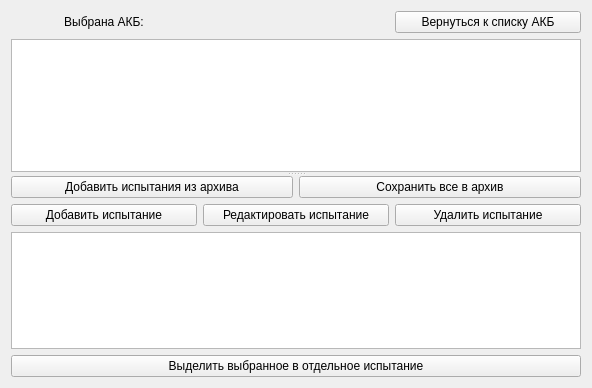
<?xml version="1.0" encoding="UTF-8"?>
<ui version="4.0">
 <class>TestsPage</class>
 <widget class="QWidget" name="TestsPage">
  <property name="geometry">
   <rect>
    <x>0</x>
    <y>0</y>
    <width>592</width>
    <height>388</height>
   </rect>
  </property>
  <property name="windowTitle">
   <string>Form</string>
  </property>
  <layout class="QHBoxLayout" name="horizontalLayout_5">
   <item>
    <widget class="QSplitter" name="splitter">
     <property name="orientation">
      <enum>Qt::Orientation::Vertical</enum>
     </property>
     <property name="childrenCollapsible">
      <bool>false</bool>
     </property>
     <widget class="QWidget" name="layoutWidget">
      <layout class="QVBoxLayout" name="verticalLayout">
       <item>
        <layout class="QHBoxLayout" name="horizontalLayout_4" stretch="0,0,0">
         <item>
          <widget class="QLabel" name="label_3">
           <property name="text">
            <string>Выбрана АКБ:</string>
           </property>
           <property name="alignment">
            <set>Qt::AlignmentFlag::AlignCenter</set>
           </property>
          </widget>
         </item>
         <item>
          <widget class="QLabel" name="batteryLabel">
           <property name="text">
            <string/>
           </property>
          </widget>
         </item>
         <item>
          <widget class="QPushButton" name="battariesPage_button">
           <property name="text">
            <string>Вернуться к списку АКБ</string>
           </property>
          </widget>
         </item>
        </layout>
       </item>
       <item>
        <widget class="QTableView" name="tableView"/>
       </item>
      </layout>
     </widget>
     <widget class="QWidget" name="layoutWidget">
      <layout class="QVBoxLayout" name="verticalLayout_2">
       <item>
        <layout class="QHBoxLayout" name="horizontalLayout">
         <item>
          <widget class="QPushButton" name="addArchive_button">
           <property name="text">
            <string>Добавить испытания из архива</string>
           </property>
          </widget>
         </item>
         <item>
          <widget class="QPushButton" name="saveArchive_button">
           <property name="text">
            <string>Сохранить все в архив</string>
           </property>
          </widget>
         </item>
        </layout>
       </item>
       <item>
        <layout class="QHBoxLayout" name="horizontalLayout_3">
         <item>
          <widget class="QPushButton" name="addTest_button">
           <property name="text">
            <string>Добавить испытание</string>
           </property>
          </widget>
         </item>
         <item>
          <widget class="QPushButton" name="editTest_button">
           <property name="text">
            <string>Редактировать испытание</string>
           </property>
          </widget>
         </item>
         <item>
          <widget class="QPushButton" name="delTest_button">
           <property name="text">
            <string>Удалить испытание</string>
           </property>
          </widget>
         </item>
        </layout>
       </item>
       <item>
        <widget class="PlotView" name="graphicsView"/>
       </item>
       <item>
        <layout class="QHBoxLayout" name="horizontalLayout_2">
         <item>
          <widget class="QPushButton" name="separateTest_button">
           <property name="text">
            <string>Выделить выбранное в отдельное испытание</string>
           </property>
          </widget>
         </item>
        </layout>
       </item>
      </layout>
     </widget>
    </widget>
   </item>
  </layout>
 </widget>
 <customwidgets>
  <customwidget>
   <class>PlotView</class>
   <extends>QGraphicsView</extends>
   <header>plotItems</header>
  </customwidget>
 </customwidgets>
 <resources/>
 <connections/>
</ui>
